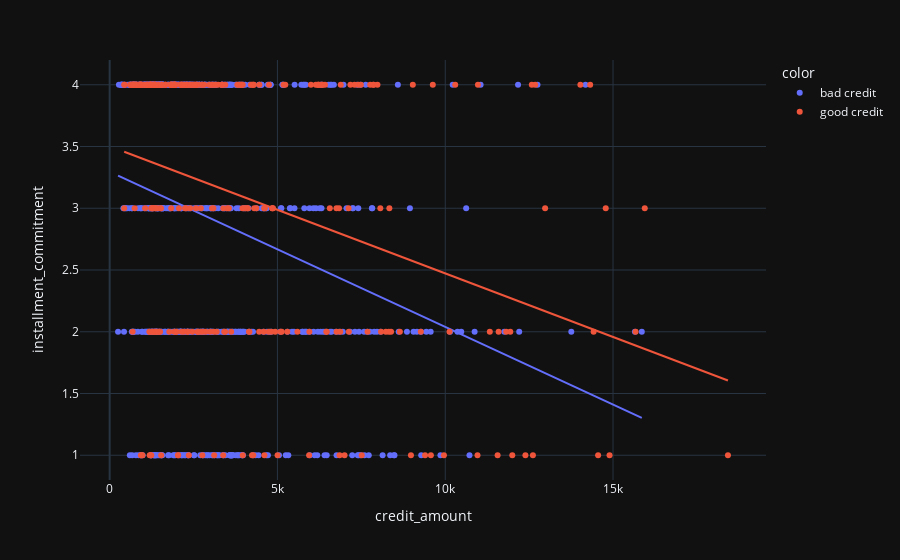

The notebook cell this image was saved under:
### Code cell
px.scatter(df_num, x = "credit_amount", y = "installment_commitment", color=df_num['credit_class'].apply(lambda x: "bad credit" if x==0 else "good credit"), trendline = "ols")

### Figure 1 — Plotly figure (JSON) as saved in the notebook; plotly's stock layout.template omitted (floating-point values rounded to 4 significant figures; data arrays with more than 128 entries replaced by an {"elided": "..."} marker saying what was removed)
{"data": [{"hovertemplate": "color=bad credit<br>credit_amount=%{x}<br>installment_commitment=%{y}<extra></extra>", "legendgroup": "bad credit", "marker": {"color": "#636efa", "symbol": "circle"}, "mode": "markers", "name": "bad credit", "orientation": "v", "showlegend": true, "type": "scatter", "x": {"elided": "700 int values"}, "xaxis": "x", "y": {"elided": "700 int values"}, "yaxis": "y"}, {"hovertemplate": "<b>OLS trendline</b><br>installment_commitment = -0.000125607 * credit_amount + 3.29499<br>R<sup>2</sup>=0.071499<br><br>color=bad credit<br>credit_amount=%{x}<br>installment_commitment=%{y} <b>(trend)</b><extra></extra>", "legendgroup": "bad credit", "marker": {"color": "#636efa", "symbol": "circle"}, "mode": "lines", "name": "bad credit", "showlegend": false, "type": "scatter", "x": {"elided": "700 int values"}, "xaxis": "x", "y": {"elided": "700 float values"}, "yaxis": "y"}, {"hovertemplate": "color=good credit<br>credit_amount=%{x}<br>installment_commitment=%{y}<extra></extra>", "legendgroup": "good credit", "marker": {"color": "#EF553B", "symbol": "circle"}, "mode": "markers", "name": "good credit", "orientation": "v", "showlegend": true, "type": "scatter", "x": {"elided": "300 int values"}, "xaxis": "x", "y": {"elided": "300 int values"}, "yaxis": "y"}, {"hovertemplate": "<b>OLS trendline</b><br>installment_commitment = -0.000102971 * credit_amount + 3.50218<br>R<sup>2</sup>=0.111901<br><br>color=good credit<br>credit_amount=%{x}<br>installment_commitment=%{y} <b>(trend)</b><extra></extra>", "legendgroup": "good credit", "marker": {"color": "#EF553B", "symbol": "circle"}, "mode": "lines", "name": "good credit", "showlegend": false, "type": "scatter", "x": {"elided": "300 int values"}, "xaxis": "x", "y": {"elided": "300 float values"}, "yaxis": "y"}], "layout": {"legend": {"title": {"text": "color"}, "tracegroupgap": 0}, "margin": {"t": 60}, "xaxis": {"anchor": "y", "domain": [0, 1], "title": {"text": "credit_amount"}}, "yaxis": {"anchor": "x", "domain": [0, 1], "title": {"text": "installment_commitment"}}}}
